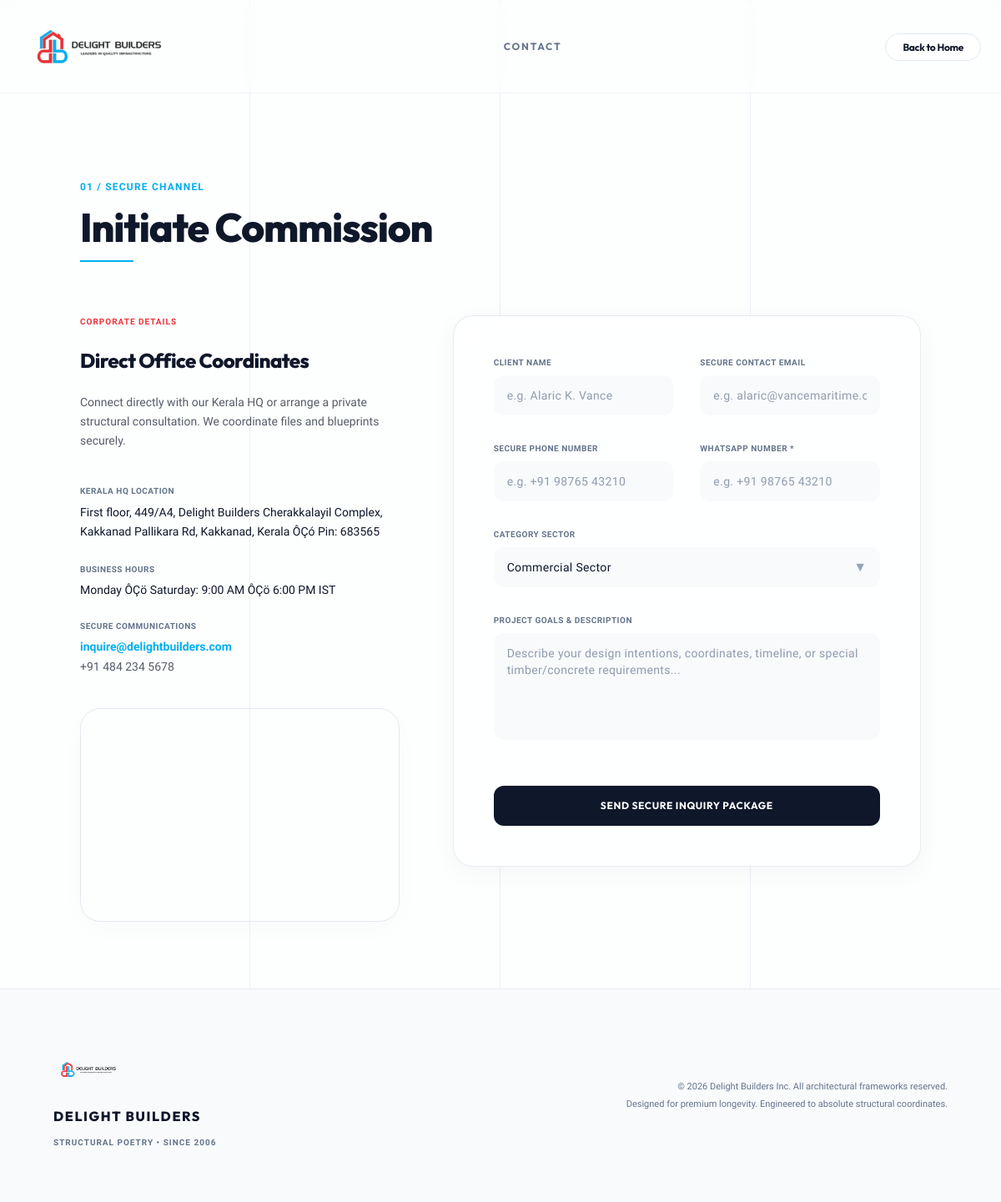
The app's page /contact.php, older data.
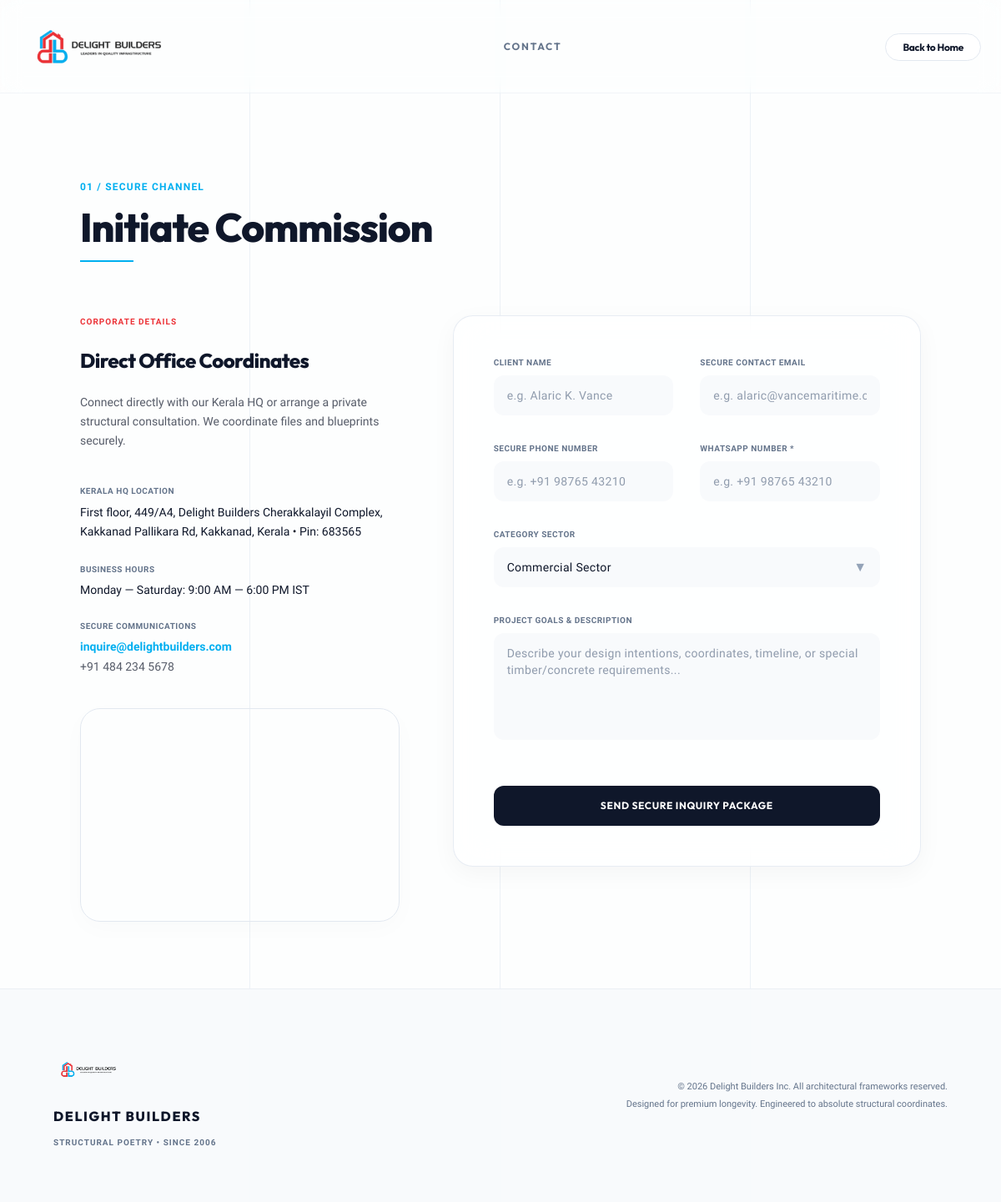
The same page, newer data.
### tables this page shows
CREATE TABLE IF NOT EXISTS `settings` (
  `key_name` varchar(50) NOT NULL,
  `value` text,
  PRIMARY KEY (`key_name`)
);

### admin/db_connection.php (called while the page is built, shortened)
<?php
$host = 'localhost';
$db_user = 'root';
$db_pass = 'root';
$db_name = 'delight_db';
try {
    $pdo = new PDO("mysql:host=$host;charset=utf8mb4", $db_user, $db_pass, [
        PDO::ATTR_ERRMODE => PDO::ERRMODE_EXCEPTION,
        PDO::ATTR_DEFAULT_FETCH_MODE => PDO::FETCH_ASSOC,
        PDO::ATTR_EMULATE_PREPARES => false
    ]);
    $pdo->exec("CREATE DATABASE IF NOT EXISTS `$db_name` CHARACTER SET utf8mb4 COLLATE utf8mb4_unicode_ci");
    $pdo = new PDO("mysql:host=$host;dbname=$db_name;charset=utf8mb4", $db_user, $db_pass, [
        PDO::ATTR_ERRMODE => PDO::ERRMODE_EXCEPTION,
        PDO::ATTR_DEFAULT_FETCH_MODE => PDO::FETCH_ASSOC,
        PDO::ATTR_EMULATE_PREPARES => false
    ]);
} catch (PDOException $e) {
    die("Database Connection Error: " . $e->getMessage());
}
try {
    $pdo->exec("CREATE TABLE IF NOT EXISTS admin_users (
        id INT AUTO_INCREMENT PRIMARY KEY,
        username VARCHAR(50) UNIQUE NOT NULL,
        password VARCHAR(255) NOT NULL,
        email VARCHAR(100),
        full_name VARCHAR(100),
        created_at TIMESTAMP DEFAULT CURRENT_TIMESTAMP
    ) ENGINE=InnoDB;");
    $pdo->exec("CREATE TABLE IF NOT EXISTS settings (
        key_name VARCHAR(50) PRIMARY KEY,
        value TEXT
    ) ENGINE=InnoDB;");
    $pdo->exec("CREATE TABLE IF NOT EXISTS portfolio (
        id INT AUTO_INCREMENT PRIMARY KEY,
        title VARCHAR(100) NOT NULL,
        category VARCHAR(50) NOT NULL,
        description TEXT,
        image VARCHAR(255) NOT NULL,
        stage VARCHAR(100) DEFAULT NULL,
        materiality VARCHAR(100) DEFAULT NULL,
        created_at TIMESTAMP DEFAULT CURRENT_TIMESTAMP
    ) ENGINE=InnoDB;");
    $pdo->exec("CREATE TABLE IF NOT EXISTS portfolio_gallery (
        id INT AUTO_INCREMENT PRIMARY KEY,
        portfolio_id INT NOT NULL,
        src VARCHAR(255) NOT NULL,
        title VARCHAR(100),
        desc_text TEXT,
        created_at TIMESTAMP DEFAULT CURRENT_TIMESTAMP,
        FOREIGN KEY (portfolio_id) REFERENCES portfolio(id) ON DELETE CASCADE
    ) ENGINE=InnoDB;");
    try {
        $pdo->exec("ALTER TABLE portfolio ADD COLUMN stage VARCHAR(100) DEFAULT NULL");
    } catch (PDOException $e) {}
    try {
        $pdo->exec("ALTER TABLE portfolio ADD COLUMN materiality VARCHAR(100) DEFAULT NULL");
    } catch (PDOException $e) {}
    try {
        $pdo->exec("ALTER TABLE portfolio_gallery ADD COLUMN stage VARCHAR(100) DEFAULT NULL");
    } catch (PDOException $e) {}
    try {
        $pdo->exec("ALTER TABLE portfolio_gallery ADD COLUMN materiality VARCHAR(100) DEFAULT NULL");
    } catch (PDOException $e) {}
    try {
        $pdo->exec("ALTER TABLE portfolio_gallery ADD COLUMN show_in_gallery TINYINT(1) DEFAULT 1");
    } catch (PDOException $e) {}
    try {
        $pdo->exec("UPDATE portfolio SET stage = 'Construction' WHERE stage IS NULL OR stage = ''");
        $pdo->exec("UPDATE portfolio SET materiality = 'Premium Curated' WHERE materiality IS NULL OR materiality = ''");
        $pdo->exec("UPDATE portfolio_gallery SET stage = 'Consultation' WHERE stage IS NULL AND (title LIKE '%Exterior%' OR title LIKE '%Facade%' OR title LIKE '%Canopy%')");
        $pdo->exec("UPDATE portfolio_gallery SET stage = 'Design & Planning' WHERE stage IS NULL AND (title LIKE '%Foyer%' OR title LIKE '%Exoskeleton%' OR title LIKE '%Arches%' OR title LIKE '%Node%')");
        $pdo->exec("UPDATE portfolio_gallery SET stage = 'Handover' WHERE stage IS NULL AND (title LIKE '%Firepit%' OR title LIKE '%Night%' OR title LIKE '%Lounge%' OR title LIKE '%Water%')");
        $pdo->exec("UPDATE portfolio_gallery SET stage = 'Construction' WHERE stage IS NULL");
        $pdo->exec("UPDATE portfolio_gallery SET materiality = 'Premium Curated' WHERE materiality IS NULL OR materiality = ''");
    } catch (PDOException $e) {}
    $pdo->exec("CREATE TABLE IF NOT EXISTS stats (
        id INT AUTO_INCREMENT PRIMARY KEY,
        number VARCHAR(20) NOT NULL,
        label VARCHAR(100) NOT NULL,
        icon VARCHAR(50) NOT NULL,
        sort_order INT DEFAULT 0
    ) ENGINE=InnoDB;");
    $pdo->exec("CREATE TABLE IF NOT EXISTS pillars (
        id INT AUTO_INCREMENT PRIMARY KEY,
        title VARCHAR(100) NOT NULL,
        icon VARCHAR(50) NOT NULL,
        description TEXT NOT NULL,
        sort_order INT DEFAULT 0
    ) ENGINE=InnoDB;");
    $pdo->exec("CREATE TABLE IF NOT EXISTS milestones (
        id INT AUTO_INCREMENT PRIMARY KEY,
        year VARCHAR(20) NOT NULL,
        title VARCHAR(100) NOT NULL,
        description TEXT NOT NULL,
        sort_order INT DEFAULT 0
    ) ENGINE=InnoDB;");
    $pdo->exec("CREATE TABLE IF NOT EXISTS team_members (
        id INT AUTO_INCREMENT PRIMARY KEY,
        name VARCHAR(100) NOT NULL,
        role VARCHAR(100) NOT NULL,
        avatar_text VARCHAR(10) NOT NULL,
        description TEXT NOT NULL,
        sort_order INT DEFAULT 0,
        image VARCHAR(255) DEFAULT NULL,
        parent_id INT DEFAULT NULL
    ) ENGINE=InnoDB;");
    try {
        $pdo->exec("ALTER TABLE team_members ADD COLUMN image VARCHAR(255) DEFAULT NULL");
    } catch (PDOException $e) {}
    try {
        $pdo->exec("ALTER TABLE team_members ADD COLUMN parent_id INT DEFAULT NULL");
    } catch (PDOException $e) {}
    $pdo->exec("CREATE TABLE IF NOT EXISTS inquiries (
        id INT AUTO_INCREMENT PRIMARY KEY,
        name VARCHAR(100) NOT NULL,
        email VARCHAR(100) NOT NULL,
        phone VARCHAR(30),
        whatsapp VARCHAR(30) DEFAULT NULL,
        category VARCHAR(50),
        message TEXT NOT NULL,
        status VARCHAR(20) DEFAULT 'unread',
        created_at TIMESTAMP DEFAULT CURRENT_TIMESTAMP
    ) ENGINE=InnoDB;");
    try {
        $pdo->exec("ALTER TABLE inquiries ADD COLUMN whatsapp VARCHAR(30) DEFAULT NULL");
    } catch (PDOException $e) {}
    $pdo->exec("CREATE TABLE IF NOT EXISTS portfolio_categories (
        id INT AUTO_INCREMENT PRIMARY KEY,
        name VARCHAR(50) UNIQUE NOT NULL,
        created_at TIMESTAMP DEFAULT CURRENT_TIMESTAMP
    ) ENGINE=InnoDB;");
    $pdo->exec("CREATE TABLE IF NOT EXISTS testimonials (
        id INT AUTO_INCREMENT PRIMARY KEY,
        client_name VARCHAR(100) NOT NULL,
        client_designation VARCHAR(150) NOT NULL,
        project_name VARCHAR(100) NOT NULL,
        quote TEXT NOT NULL,
        color VARCHAR(20) DEFAULT 'blue',
        sort_order INT DEFAULT 0,
        created_at TIMESTAMP DEFAULT CURRENT_TIMESTAMP
    ) ENGINE=InnoDB;");
} catch (PDOException $e) {
    die("Database Migration Error: " . $e->getMessage());
}
function get_setting($key, $default = '') {
    global $pdo;
    try {
        $stmt = $pdo->prepare("SELECT value FROM settings WHERE key_name = ?");
        $stmt->execute([$key]);
        $row = $stmt->fetch();
        return $row ? $row['value'] : $default;
    } catch (PDOException $e) {
        return $default;
    }
}

### contact.php (the view, shortened to what the rows shown need)
<?php
require_once 'admin/db_connection.php';
function resolve_asset_path($path)
{
    if (file_exists($path)) {
        return $path;
    }
    return $path;
}
$logo_path = resolve_asset_path(get_setting('logo_path', 'asset/images/logo.png'));
?>
<!DOCTYPE html>
<html lang="en" class="scroll-smooth bg-[#f8fafc]">
<head>
    <script src="https://cdn.tailwindcss.com"></script>
    <link rel="stylesheet" href="asset/css/style.css?v=<?php echo filemtime('asset/css/style.css'); ?>">
</head>
<body
    class="font-sans text-[#0f172a]/85 relative overflow-x-hidden min-h-screen selection:bg-[#00aff0]/10 selection:text-[#00aff0]">
    <div class="relative z-10 flex flex-col min-h-screen justify-between pt-28">
        <?php include 'header.php'; ?>
        <main class="flex-grow py-20 px-6 md:px-16 lg:px-24">
            <div class="max-w-7xl mx-auto mt-6">
                <div class="text-center md:text-left space-y-4 mb-16">
                    <h1 class="font-display text-4xl md:text-5xl text-[#0f172a] font-extrabold tracking-tight">
                        Initiate Commission
                    </h1>
                </div>
                <div class="grid grid-cols-1 lg:grid-cols-12 gap-12 lg:gap-16 items-start">
                    <div class="lg:col-span-5 space-y-10">
                        <div class="space-y-6">
                            <h2
                                class="font-display text-2xl text-[#0f172a] font-extrabold tracking-tight leading-tight">
                                Direct Office Coordinates
                            </h2>
                        </div>
                        <div class="space-y-6 text-sm">
                            <div class="space-y-1">
                                <div class="text-[10px] tracking-wider uppercase text-[#64748b] font-bold">KERALA HQ
                                    LOCATION</div>
                                <p class="text-[#0f172a] font-medium leading-relaxed">
                                    <?php echo nl2br(htmlspecialchars(get_setting('office_address', "First floor, 449/A4, Delight Builders Cherakkalayil Complex,\nKakkanad Pallikara Rd, Kakkanad, Kerala • Pin: 683565"))); ?>
                                </p>
                            </div>
                            <div class="space-y-1">
                                <div class="text-[10px] tracking-wider uppercase text-[#64748b] font-bold">BUSINESS
                                    HOURS</div>
                                <p class="text-[#0f172a] font-medium"><?php echo htmlspecialchars(get_setting('business_hours', 'Monday — Saturday: 9:00 AM — 6:00 PM IST')); ?></p>
                            </div>
                            <div class="space-y-1">
                                <p class="text-[#0f172a] font-semibold flex flex-col space-y-1">
                                    <span
                                        class="text-[#00aff0] hover:underline cursor-pointer"><?php echo htmlspecialchars(get_setting('contact_email', 'inquire@delightbuilders.com')); ?></span>
                                    <span class="text-[#0f172a]/70 font-medium"><?php echo htmlspecialchars(get_setting('contact_phone', '+91 484 234 5678')); ?></span>
                                </p>
                            </div>
                        </div>
                    </div>
                </div>
            </div>
        </main>
        <footer class="bg-[#f8fafc]/95 py-16 px-6 md:px-16 border-t border-[#e2e8f0]/60 z-20 relative">
            <div class="max-w-7xl mx-auto flex flex-col md:flex-row justify-between items-center gap-8">
                <div class="flex flex-col items-center md:items-start space-y-3">
                    <img src="<?php echo $logo_path; ?>" alt="Delight Builders Logo" class="h-16 w-auto object-contain">
                    <span class="font-display text-[#0f172a] font-extrabold tracking-widest text-base uppercase">DELIGHT
                        BUILDERS</span>
                    <span class="text-[10px] tracking-widest text-[#64748b] font-semibold uppercase">STRUCTURAL POETRY •
                        SINCE 2006</span>
                </div>
            </div>
        </footer>
    </div>
</body>
</html>

### header.php (shortened to what the rows shown need)
<header id="main-header"
    class="fixed top-0 left-0 w-full z-40 h-28 border-b border-[#e2e8f0]/40 bg-white/72 backdrop-blur-md transition-all duration-500">
    <div class="max-w-7xl mx-auto px-6 h-full flex justify-between items-center">
        <a href="index.php" class="flex items-center group">
            <img id="header-logo" src="<?php echo $logo_path; ?>" alt="Delight Builders Logo"
                class="h-36 w-auto object-contain transition-all duration-500 group-hover:scale-105">
        </a>
    </div>
</header>

Row changes from the older to the newer data that the page shows:
changed settings: value "First floor, 449/A4, Delight Builders Cherakkalayil Complex, Kakkanad Pallikara Rd, Kakkanad, Kerala ÔÇó Pin: 683565" → "First floor, 449/A4, Delight Builders Cherakkalayil Complex, Kakkanad Pallikara Rd, Kakkanad, Kerala • Pin: 683565"
changed settings: value "Monday ÔÇö Saturday: 9:00 AM ÔÇö 6:00 PM IST" → "Monday — Saturday: 9:00 AM — 6:00 PM IST"
